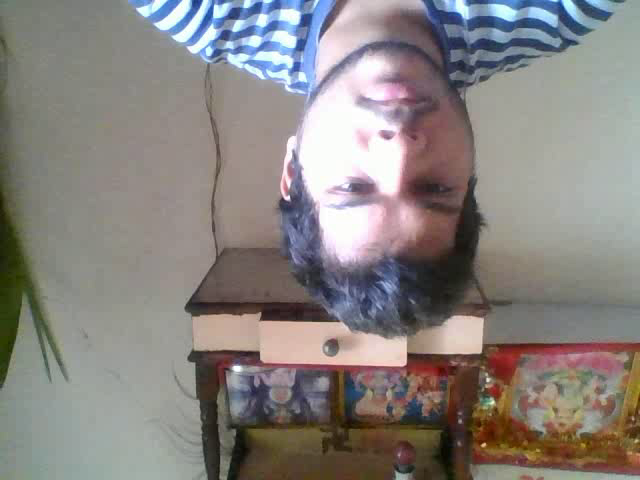
#> input picture frame 0 of data/out.avi, 640 x 480 px, given in place of the camera
$ python saving_video.py
#> lines starting #> are read from the running program, lines starting #| are printed output that depends on the picture
import cv2
cap = cv2.VideoCapture(0);
fourcc = cv2.VideoWriter_fourcc(*'XVID')
out = cv2.VideoWriter('out.avi',fourcc, 20.0, (640, 480))
print(cap.isOpened())

while(cap.isOpened()):
    ret, frame = cap.read()
#> frame is the input picture: shape (480, 640, 3); mean B, G, R 127.8, 131, 136.3
    if ret == True:
        print(ret-cap.set(3,320))
#| 0
        print(ret-cap.set(4,240))
#| 0
        print(ret)
#| True
        frame = cv2.flip(frame, 0)
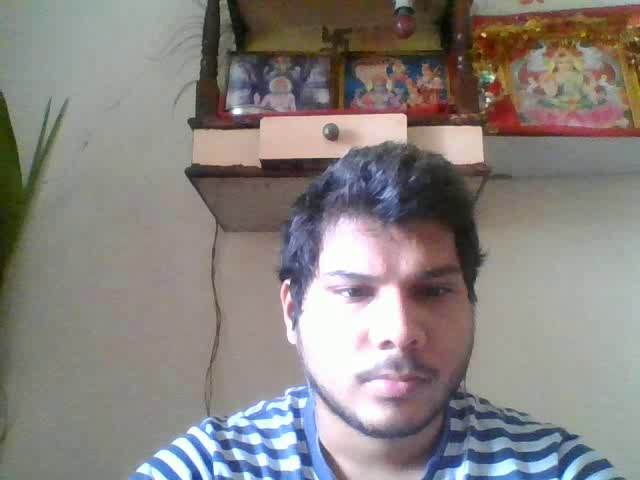
#> frame: shape (480, 640, 3); mean B, G, R 127.8, 131, 136.3

        out.write(frame)
        gray = cv2.cvtColor(frame, cv2.COLOR_BGR2GRAY)
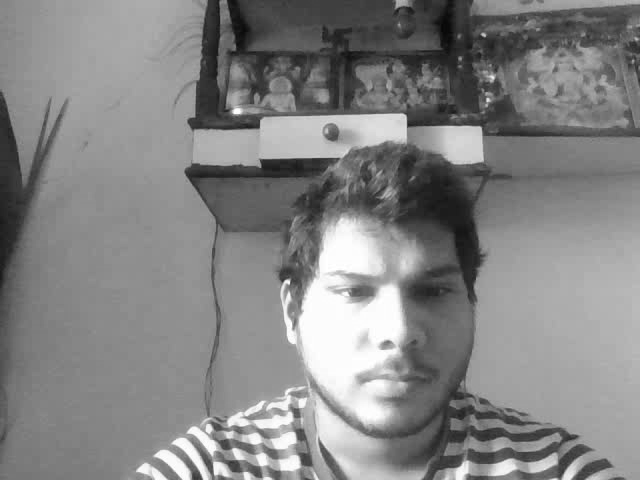
#> gray: shape (480, 640); min 7, max 255, mean 132.2
        cv2.imshow('gray', frame)
        # imgcanny = cv2.Canny(frame, 100, 200)
        # cv2.imshow('canny', frame)

        if cv2.waitKey(1) & 0xFF == ord('q'):
#> (key q is pressed here)
            break
    else:
        break
cap.release()
out.release()
cv2.destroyAllWindows()
